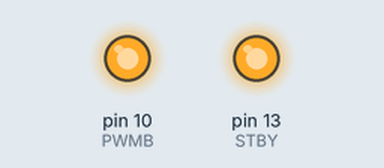
This program was run on a simulated Raspberry Pi (header pin numbers). On the bench: output pins drawn as LEDs (lit = HIGH). Files the program writes start out absent. At 0.1 s the program stops and its outputs stay as they are.

Above: at 0.1 s.
Timing chart, 0 to 1.6 s (numbered marks = the images above):
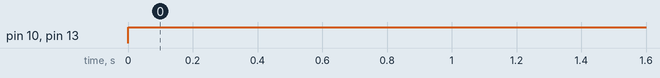

The program:

printer-light-on.py
```python
import time
import RPi.GPIO as GPIO

PWMB = 10
STBY = 13

GPIO.setmode(GPIO.BOARD)
GPIO.setwarnings(False)

GPIO.setup(PWMB, GPIO.OUT)
GPIO.setup(STBY, GPIO.OUT)

GPIO.output(STBY, 1)

light = GPIO.PWM(PWMB, 100)
light.start(100)
time.sleep(0.1)

open('/home/pi/printing-raspi/fauxmo/printer-light-is-on.txt', 'w').close()
```

Measured:
- by itself, pin 10 (PWMB), pin 13 (STBY): LOW → HIGH at 0.00 s
